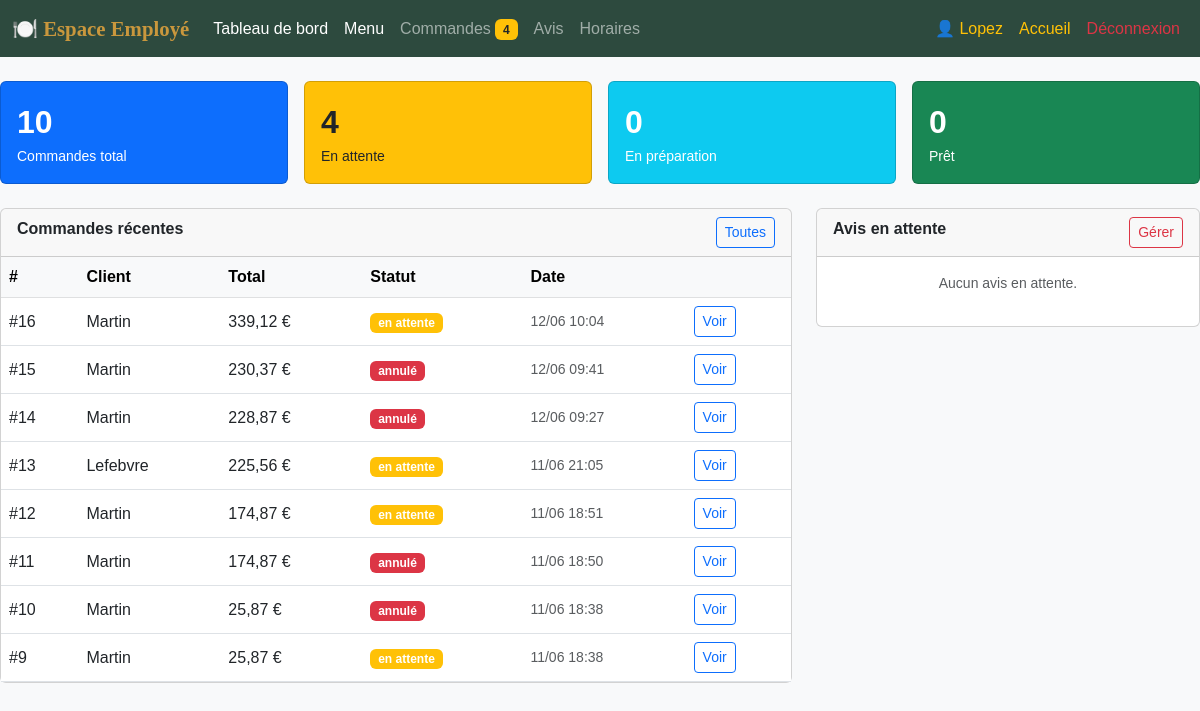
The app's page /employee/dashboard.php (signed in), older data.
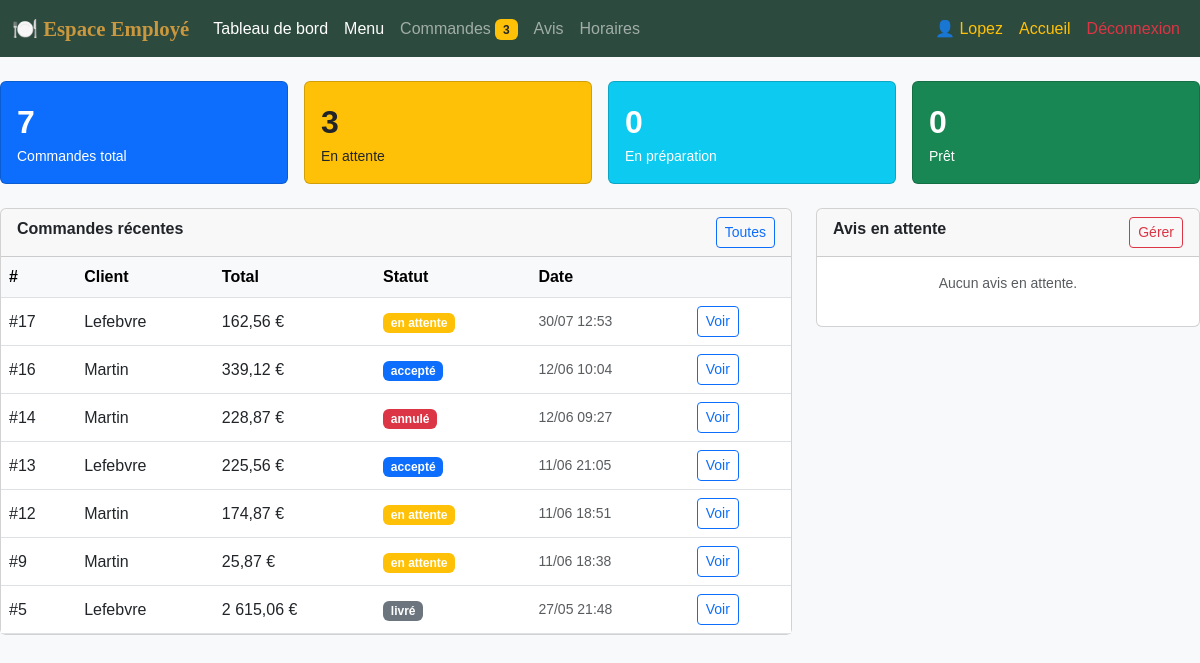
The same page, newer data.
### tables this page shows
CREATE TABLE `commandes` (
  `id` int NOT NULL,
  `user_id` int NOT NULL,
  `total` decimal(10,2) NOT NULL,
  `statut` varchar(50) DEFAULT 'en attente',
  `notes` text,
  `nb_personnes` int DEFAULT '1',
  `adresse_livraison` text,
  `km_livraison` decimal(8,2) DEFAULT '0.00',
  `frais_livraison` decimal(8,2) DEFAULT '5.00',
  `remise` decimal(8,2) DEFAULT '0.00',
  `date_evenement` date DEFAULT NULL,
  `heure_evenement` time DEFAULT NULL,
  `created_at` datetime DEFAULT CURRENT_TIMESTAMP
);

CREATE TABLE `users` (
  `id` int NOT NULL,
  `nom` varchar(25) NOT NULL,
  `email` varchar(25) NOT NULL,
  `password` varchar(100) NOT NULL,
  `role` enum('admin','employee','client') NOT NULL DEFAULT 'client',
  `prenom` varchar(25) DEFAULT NULL,
  `telephone` varchar(15) DEFAULT NULL,
  `adresse` text,
  `created_at` datetime DEFAULT CURRENT_TIMESTAMP
);

### employee/dashboard.php (the view, shortened to what the changed rows need)
<?php
include __DIR__ . '/../includes/auth.php';
include __DIR__ . '/../includes/db.php';
$active_page='dashboard';
$stats=[
    'total' => $pdo->query("SELECT COUNT(*) FROM commandes")->fetchColumn(),
    'att'   => $pdo->query("SELECT COUNT(*) FROM commandes WHERE statut='en attente'")->fetchColumn(),
    'prep'  => $pdo->query("SELECT COUNT(*) FROM commandes WHERE statut='en preparation'")->fetchColumn(),
    'pret'  => $pdo->query("SELECT COUNT(*) FROM commandes WHERE statut='pret'")->fetchColumn(),
];
$recentes=$pdo->query("SELECT c.*,u.nom as client FROM commandes c JOIN users u ON u.id=c.user_id ORDER BY c.created_at DESC LIMIT 8")->fetchAll();
?>
<!DOCTYPE html>
<html lang="fr">
<head>
    <link rel="stylesheet" href="https://cdn.jsdelivr.net/npm/bootstrap@5.3.0/dist/css/bootstrap.min.css">
    <link rel="stylesheet" href="<?= BASE_URL ?>assets/css/global.css">
    <link rel="stylesheet" href="<?= BASE_URL ?>assets/css/espace.css">
</head>
<body class="bg-light">
    <?php include __DIR__ . '/../includes/partials/employee_nav.php'; ?>
    <div class="contrainer-fluid py-4">
        <div class="row g-3 mb-4">
            <div class="col-6 col-lg-3"><div class="card text-white bg-primary h-100"><div class="card-body"><div class="fs-2 fw-bold"><?= $stats['total'] ?></div><div class="small">Commandes total</div></div></div></div>
            <div class="col-6 col-lg-3"><div class="card text-dark bg-warning h-100"><div class="card-body"><div class="fs-2 fw-bold"><?= $stats['att'] ?></div><div class="small">En attente</div></div></div></div>
        </div>
        <div class="row g-4">
            <div class="col-lg-8">
                <div class="card">
                    <div class="card-body p-0">
                        <table class="table table-hover mb-0 align-middle">
                            <thead class="table-light"><tr><th>#</th><th>Client</th><th>Total</th><th>Statut</th><th>Date</th><th></th></tr></thead>
                            <tbody>
                                <?php foreach($recentes as $r): ?>
                                    <tr>
                                        <td>#<?= $r['id'] ?></td><td><?= htmlspecialchars($r['client']) ?></td>
                                        <td><?= number_format($r['total'],2,',',' ') ?> €</td>
                                        <td><?= statutBadge($r['statut']) ?></td>
                                        <td class="small text-muted"><?= date('d/m H:i',strtotime($r['created_at'])) ?></td>
                                        <td><a href="orders.php?id=<?= $r['id'] ?>" class="btn btn-sm btn-outline-primary">Voir</a></td>
                                    </tr>
                                    <?php endforeach; ?>
                            </tbody>
                        </table>
                    </div>
                </div>
            </div>
        </div>
    </div>
</body>
</html>

### includes/partials/employee_nav.php (shortened to what the changed rows need)
<?php
$_active = $active_page ?? '';
$_pc = $pdo->query("SELECT COUNT(*) FROM commandes WHERE statut='en attente'")->fetchColumn();
?>
<nav class="navbar navbar-expand-lg navbar-dark sticky-top" style="background:#2D4A3E;">
  <div class="container-fluid">
    <div class="collapse navbar-collapse" id="empNav">
      <ul class="navbar-nav me-auto">
        <li class="nav-item">
          <a class="nav-link <?= $_active==='orders'?'active':'' ?>" href="<?= BASE_URL ?>employee/orders.php">
            Commandes <?php if($_pc>0): ?><span class="badge bg-warning text-dark"><?= $_pc ?></span><?php endif; ?>
          </a>
        </li>
      </ul>
    </div>
  </div>
</nav>

### includes/auth.php (shortened to what the changed rows need)
<?php
function statutBadge($s) {
    $map = [
        'en attente'                   => 'warning',
        'accepté'                      => 'primary',
        'en préparation'               => 'info',
        'prêt'                         => 'success',
        'livré'                        => 'secondary',
        'annulé'                       => 'danger',
        'en attente du retour de matériel' => 'dark',
    ];
    $class = $map[$s] ?? 'secondary';
    return '<span class="badge bg-' . $class . '">' . htmlspecialchars($s) . '</span>';
}

Row changes from the older to the newer data that the page shows:
removed commandes: id "15", user.nom "Martin", total "230,37", statut "annulé", created_at "12/06 09:41"
removed commandes: id "11", user.nom "Martin", total "174,87", statut "annulé", created_at "11/06 18:50"
removed commandes: id "10", user.nom "Martin", total "25,87", statut "annulé", created_at "11/06 18:38"
added commandes: id "17", user.nom "Lefebvre", total "162,56", statut "en attente", created_at "30/07 12:53"
changed commandes id 16: statut "en attente" → "accepté"
changed commandes id 13: statut "en attente" → "accepté"
now on this page (row unchanged): commandes: id "5", user.nom "Lefebvre", total "2 615,06", statut "livré", created_at "27/05 21:48"
Text that changed along with them:
$_pc: "4" → "3"
$stats['total']: "10" → "7"
$stats['att']: "4" → "3"
